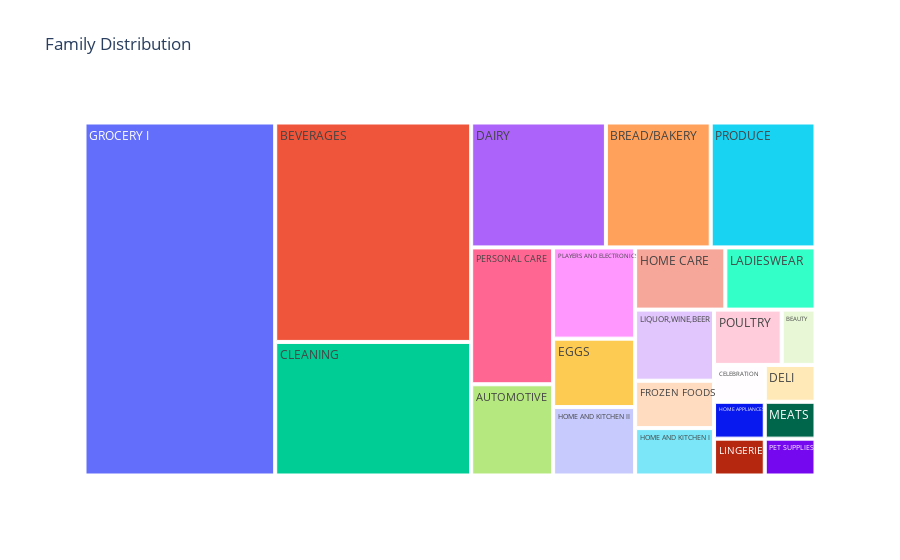

The notebook cell this image was saved under:
### Code cell
# negative_sales.info()
# items.info()
negative_sales_expanded = negative_sales.merge(items[['item_nbr', 'family','perishable'] ], on='item_nbr', how='left')
negative_sales_expanded.info()
fig = px.treemap(negative_sales_expanded, path=['family'], title='Family Distribution')
fig.show()

### Figure 1 — Plotly figure (JSON) as saved in the notebook; plotly's stock layout.template omitted (floating-point values rounded to 4 significant figures)
{"data": [{"branchvalues": "total", "domain": {"x": [0, 1], "y": [0, 1]}, "hovertemplate": "labels=%{label}<br>count=%{value}<br>parent=%{parent}<br>id=%{id}<extra></extra>", "ids": ["AUTOMOTIVE", "BEAUTY", "BEVERAGES", "BREAD/BAKERY", "CELEBRATION", "CLEANING", "DAIRY", "DELI", "EGGS", "FROZEN FOODS", "GROCERY I", "HOME AND KITCHEN I", "HOME AND KITCHEN II", "HOME APPLIANCES", "HOME CARE", "LADIESWEAR", "LINGERIE", "LIQUOR,WINE,BEER", "MEATS", "PERSONAL CARE", "PET SUPPLIES", "PLAYERS AND ELECTRONICS", "POULTRY", "PRODUCE"], "labels": ["AUTOMOTIVE", "BEAUTY", "BEVERAGES", "BREAD/BAKERY", "CELEBRATION", "CLEANING", "DAIRY", "DELI", "EGGS", "FROZEN FOODS", "GROCERY I", "HOME AND KITCHEN I", "HOME AND KITCHEN II", "HOME APPLIANCES", "HOME CARE", "LADIESWEAR", "LINGERIE", "LIQUOR,WINE,BEER", "MEATS", "PERSONAL CARE", "PET SUPPLIES", "PLAYERS AND ELECTRONICS", "POULTRY", "PRODUCE"], "name": "", "parents": ["", "", "", "", "", "", "", "", "", "", "", "", "", "", "", "", "", "", "", "", "", "", "", ""], "type": "treemap", "values": [4, 1, 23, 7, 1, 14, 9, 1, 3, 2, 36, 2, 3, 1, 3, 3, 1, 3, 1, 6, 1, 4, 2, 7]}], "layout": {"legend": {"tracegroupgap": 0}, "title": {"text": "Family Distribution"}}}
